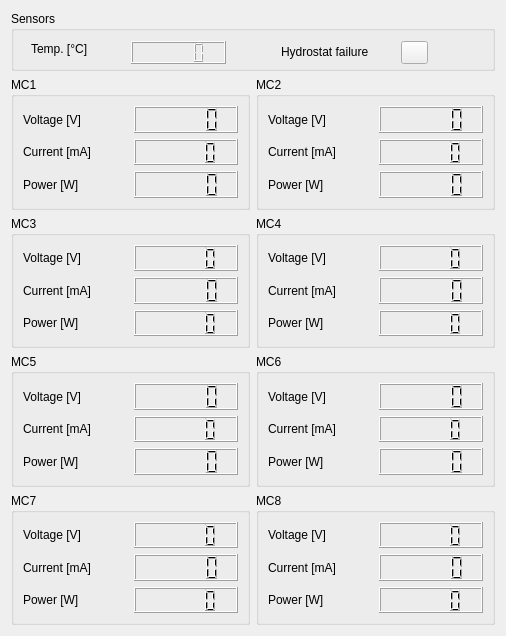
<?xml version="1.0" encoding="UTF-8"?>
<ui version="4.0">
 <class>Pod2</class>
 <widget class="QWidget" name="Pod2">
  <property name="geometry">
   <rect>
    <x>0</x>
    <y>0</y>
    <width>506</width>
    <height>636</height>
   </rect>
  </property>
  <property name="windowTitle">
   <string>POD 2</string>
  </property>
  <layout class="QGridLayout" name="gridLayout">
   <item row="1" column="0">
    <widget class="QGroupBox" name="mc1_groupBox">
     <property name="title">
      <string>MC1</string>
     </property>
     <layout class="QGridLayout" name="gridLayout_2">
      <item row="0" column="0">
       <widget class="QLabel" name="mc1_voltage_label">
        <property name="text">
         <string>Voltage [V]</string>
        </property>
       </widget>
      </item>
      <item row="0" column="1">
       <widget class="QLCDNumber" name="mc1_voltage"/>
      </item>
      <item row="1" column="0">
       <widget class="QLabel" name="mc1_current_label">
        <property name="text">
         <string>Current [mA]</string>
        </property>
       </widget>
      </item>
      <item row="1" column="1">
       <widget class="QLCDNumber" name="mc1_current"/>
      </item>
      <item row="2" column="0">
       <widget class="QLabel" name="mc1_power_label">
        <property name="text">
         <string>Power [W]</string>
        </property>
       </widget>
      </item>
      <item row="2" column="1">
       <widget class="QLCDNumber" name="mc1_power"/>
      </item>
     </layout>
    </widget>
   </item>
   <item row="2" column="0">
    <widget class="QGroupBox" name="mc3_groupBox">
     <property name="title">
      <string>MC3</string>
     </property>
     <layout class="QGridLayout" name="gridLayout_4">
      <item row="0" column="0">
       <widget class="QLabel" name="mc3_voltage_label">
        <property name="text">
         <string>Voltage [V]</string>
        </property>
       </widget>
      </item>
      <item row="0" column="1">
       <widget class="QLCDNumber" name="mc3_voltage"/>
      </item>
      <item row="1" column="0">
       <widget class="QLabel" name="mc3_current_label">
        <property name="text">
         <string>Current [mA]</string>
        </property>
       </widget>
      </item>
      <item row="1" column="1">
       <widget class="QLCDNumber" name="mc3_current"/>
      </item>
      <item row="2" column="0">
       <widget class="QLabel" name="mc3_power_label">
        <property name="text">
         <string>Power [W]</string>
        </property>
       </widget>
      </item>
      <item row="2" column="1">
       <widget class="QLCDNumber" name="mc3_power">
        <property name="smallDecimalPoint">
         <bool>false</bool>
        </property>
        <property name="numDigits">
         <number>5</number>
        </property>
        <property name="mode">
         <enum>QLCDNumber::Dec</enum>
        </property>
        <property name="segmentStyle">
         <enum>QLCDNumber::Filled</enum>
        </property>
        <property name="intValue" stdset="0">
         <number>0</number>
        </property>
       </widget>
      </item>
     </layout>
    </widget>
   </item>
   <item row="2" column="1">
    <widget class="QGroupBox" name="mc4_groupBox">
     <property name="title">
      <string>MC4</string>
     </property>
     <layout class="QGridLayout" name="gridLayout_5">
      <item row="0" column="1">
       <widget class="QLCDNumber" name="mc4_voltage"/>
      </item>
      <item row="1" column="0">
       <widget class="QLabel" name="mc4_current_label">
        <property name="text">
         <string>Current [mA]</string>
        </property>
       </widget>
      </item>
      <item row="1" column="1">
       <widget class="QLCDNumber" name="mc4_current"/>
      </item>
      <item row="2" column="0">
       <widget class="QLabel" name="mc4_power_label">
        <property name="text">
         <string>Power [W]</string>
        </property>
       </widget>
      </item>
      <item row="2" column="1">
       <widget class="QLCDNumber" name="mc4_power"/>
      </item>
      <item row="0" column="0">
       <widget class="QLabel" name="mc4_voltage_label">
        <property name="text">
         <string>Voltage [V]</string>
        </property>
       </widget>
      </item>
     </layout>
    </widget>
   </item>
   <item row="3" column="0">
    <widget class="QGroupBox" name="mc5_groupBox">
     <property name="title">
      <string>MC5</string>
     </property>
     <layout class="QGridLayout" name="gridLayout_6">
      <item row="0" column="0">
       <widget class="QLabel" name="mc5_voltage_label">
        <property name="text">
         <string>Voltage [V]</string>
        </property>
       </widget>
      </item>
      <item row="0" column="1">
       <widget class="QLCDNumber" name="mc5_voltage"/>
      </item>
      <item row="1" column="0">
       <widget class="QLabel" name="mc5_current_label">
        <property name="text">
         <string>Current [mA]</string>
        </property>
       </widget>
      </item>
      <item row="1" column="1">
       <widget class="QLCDNumber" name="mc5_current"/>
      </item>
      <item row="2" column="0">
       <widget class="QLabel" name="mc5_power_label">
        <property name="text">
         <string>Power [W]</string>
        </property>
       </widget>
      </item>
      <item row="2" column="1">
       <widget class="QLCDNumber" name="mc5_power"/>
      </item>
     </layout>
    </widget>
   </item>
   <item row="3" column="1">
    <widget class="QGroupBox" name="mc6_groupBox">
     <property name="title">
      <string>MC6</string>
     </property>
     <layout class="QGridLayout" name="gridLayout_7">
      <item row="0" column="0">
       <widget class="QLabel" name="mc6_voltage_label">
        <property name="text">
         <string>Voltage [V]</string>
        </property>
       </widget>
      </item>
      <item row="0" column="1">
       <widget class="QLCDNumber" name="mc6_voltage"/>
      </item>
      <item row="1" column="0">
       <widget class="QLabel" name="mc6_current_label">
        <property name="text">
         <string>Current [mA]</string>
        </property>
       </widget>
      </item>
      <item row="1" column="1">
       <widget class="QLCDNumber" name="mc6_current"/>
      </item>
      <item row="2" column="0">
       <widget class="QLabel" name="mc6_power_label">
        <property name="text">
         <string>Power [W]</string>
        </property>
       </widget>
      </item>
      <item row="2" column="1">
       <widget class="QLCDNumber" name="mc6_power"/>
      </item>
     </layout>
    </widget>
   </item>
   <item row="4" column="0">
    <widget class="QGroupBox" name="mc7_groupBox">
     <property name="title">
      <string>MC7</string>
     </property>
     <layout class="QGridLayout" name="gridLayout_8">
      <item row="0" column="0">
       <widget class="QLabel" name="mc7_voltage_label">
        <property name="text">
         <string>Voltage [V]</string>
        </property>
       </widget>
      </item>
      <item row="0" column="1">
       <widget class="QLCDNumber" name="mc7_voltage"/>
      </item>
      <item row="1" column="0">
       <widget class="QLabel" name="mc7_current_label">
        <property name="text">
         <string>Current [mA]</string>
        </property>
       </widget>
      </item>
      <item row="1" column="1">
       <widget class="QLCDNumber" name="mc7_current"/>
      </item>
      <item row="2" column="0">
       <widget class="QLabel" name="mc7_power_label">
        <property name="text">
         <string>Power [W]</string>
        </property>
       </widget>
      </item>
      <item row="2" column="1">
       <widget class="QLCDNumber" name="mc7_power"/>
      </item>
     </layout>
    </widget>
   </item>
   <item row="4" column="1">
    <widget class="QGroupBox" name="mc8_groupBox">
     <property name="title">
      <string>MC8</string>
     </property>
     <layout class="QGridLayout" name="gridLayout_9">
      <item row="0" column="0">
       <widget class="QLabel" name="mc8_voltage_label">
        <property name="text">
         <string>Voltage [V]</string>
        </property>
       </widget>
      </item>
      <item row="0" column="1">
       <widget class="QLCDNumber" name="mc8_voltage"/>
      </item>
      <item row="1" column="0">
       <widget class="QLabel" name="mc8_current_label">
        <property name="text">
         <string>Current [mA]</string>
        </property>
       </widget>
      </item>
      <item row="1" column="1">
       <widget class="QLCDNumber" name="mc8_current"/>
      </item>
      <item row="2" column="0">
       <widget class="QLabel" name="mc8_power_label">
        <property name="text">
         <string>Power [W]</string>
        </property>
       </widget>
      </item>
      <item row="2" column="1">
       <widget class="QLCDNumber" name="mc8_power"/>
      </item>
     </layout>
    </widget>
   </item>
   <item row="1" column="1">
    <widget class="QGroupBox" name="mc2_groupBox">
     <property name="title">
      <string>MC2</string>
     </property>
     <layout class="QGridLayout" name="gridLayout_3">
      <item row="1" column="0">
       <widget class="QLabel" name="mc2_current_label">
        <property name="text">
         <string>Current [mA]</string>
        </property>
       </widget>
      </item>
      <item row="0" column="1">
       <widget class="QLCDNumber" name="mc2_voltage"/>
      </item>
      <item row="1" column="1">
       <widget class="QLCDNumber" name="mc2_current"/>
      </item>
      <item row="2" column="0">
       <widget class="QLabel" name="mc2_power_label">
        <property name="text">
         <string>Power [W]</string>
        </property>
       </widget>
      </item>
      <item row="2" column="1">
       <widget class="QLCDNumber" name="mc2_power"/>
      </item>
      <item row="0" column="0">
       <widget class="QLabel" name="mc2_voltage_label">
        <property name="text">
         <string>Voltage [V]</string>
        </property>
       </widget>
      </item>
     </layout>
    </widget>
   </item>
   <item row="0" column="0" colspan="2">
    <widget class="QGroupBox" name="pod2_sensordata_groupBox">
     <property name="minimumSize">
      <size>
       <width>0</width>
       <height>60</height>
      </size>
     </property>
     <property name="maximumSize">
      <size>
       <width>16777215</width>
       <height>60</height>
      </size>
     </property>
     <property name="title">
      <string>Sensors</string>
     </property>
     <widget class="QLabel" name="temp_label">
      <property name="geometry">
       <rect>
        <x>20</x>
        <y>30</y>
        <width>71</width>
        <height>16</height>
       </rect>
      </property>
      <property name="text">
       <string>Temp. [°C]</string>
      </property>
     </widget>
     <widget class="QLabel" name="hydro_label">
      <property name="geometry">
       <rect>
        <x>270</x>
        <y>30</y>
        <width>161</width>
        <height>21</height>
       </rect>
      </property>
      <property name="text">
       <string>Hydrostat failure</string>
      </property>
     </widget>
     <widget class="QLCDNumber" name="pod_temp">
      <property name="geometry">
       <rect>
        <x>120</x>
        <y>30</y>
        <width>95</width>
        <height>23</height>
       </rect>
      </property>
     </widget>
     <widget class="QToolButton" name="toolButton">
      <property name="geometry">
       <rect>
        <x>390</x>
        <y>30</y>
        <width>27</width>
        <height>23</height>
       </rect>
      </property>
      <property name="text">
       <string/>
      </property>
      <property name="autoRaise">
       <bool>false</bool>
      </property>
     </widget>
    </widget>
   </item>
  </layout>
 </widget>
 <resources/>
 <connections/>
</ui>
